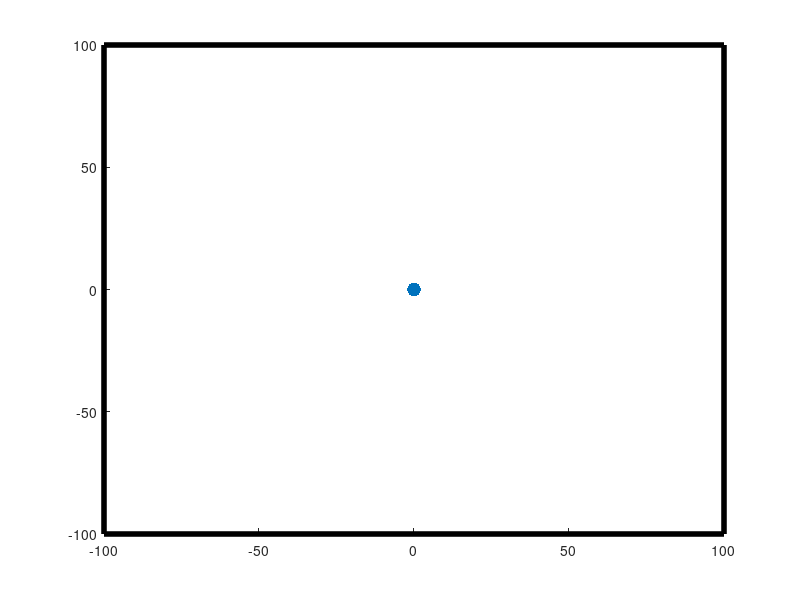

MATLAB code for this plot: (Note: this script raises an error after producing the figure.)
clear all
close all
clc

screensize = get(groot,'Screensize');
dim = [(screensize(3)-screensize(4))/2 0 screensize(4) screensize(4)];
speed = 0;
refresh = 30;

xPos = 0;
yPos = 0;
xMove = 1;
yMove = rand(1)*-4+2;
wallHit = 0;

color = 'k';
colorKey = 0;
colorKey2 = 'k';
scatter(xPos,yPos,'filled',color)
hold on
xlim([-100 100])
ylim([-100 100])
set(gcf,'position',dim);
hold on 

set(gcf,'KeyPressFcn',@stroke)
while xPos > -100 & ... 
        xPos < 100 & ...
        yPos > -100 &...
        yPos < 100  
        
    clf
    hold on
    scatter(xPos,yPos,100,'filled',color)
    xlim([-100 100])
    ylim([-100 100])
    hold on
    plot([-100 -100 100 100 -100],[100 -100 -100 100 100],colorKey2,...
        'LineWidth',4)
    hold on
    pause(1/refresh)
    
    colorKey = get(gcf,'CurrentKey');
    
    switch colorKey
        case 'downarrow'
            colorKey2 = 'k';
            
        case 'uparrow'
            colorKey2 = 'g';
            
        case 'rightarrow'
            colorKey2 = 'b';
            
        case 'leftarrow'
            colorKey2 = 'r';
            
        otherwise
            colorKey2 = 'k';
    end
    
    if colorKey2 == color
        impact = 1;
    else
        impact = 0;
    end
    
    if xPos + xMove + (speed*(abs(xMove)/xMove)) >= 100 & (impact == 1) 
        xMove = -xMove;
        color = floor(rand(1)*3.99);
        wallHit = 1;
    end
    if xPos + xMove + (speed*(abs(xMove)/xMove)) <= -100 & (impact == 1) 
        xMove = -xMove;
        color = floor(rand(1)*3.99);
        wallHit = 1;
    end
    if yPos  + yMove + (speed*(abs(yMove)/yMove)) >= 100 & (impact == 1) 
        yMove = -yMove;
        color = floor(rand(1)*3.99);
        wallHit = 1;
    end
    if yPos + yMove + (speed*(abs(yMove)/yMove)) <= -100 & (impact == 1) 
        yMove = -yMove;
        color = floor(rand(1)*3.99);
        wallHit = 1;
    end
    
    if wallHit == 1
        switch color
            case 0
                color = 'r';
                wallHit = 0;
                speed = speed+.5;
            case 1
                color = 'g';
                wallHit = 0;
                speed = speed+.5;
            case 2
                color = 'b';
                wallHit = 0;
                speed = speed+.5;
            case 3 
                color = 'k';
                wallHit = 0;
                speed = speed+.5;
        end
    end
    
    xPos = xPos + xMove + (speed*(abs(xMove)/xMove));
    yPos = yPos + yMove + (speed*(abs(yMove)/yMove));

    drawnow
end



close all

function dir = stroke(src,event)
end